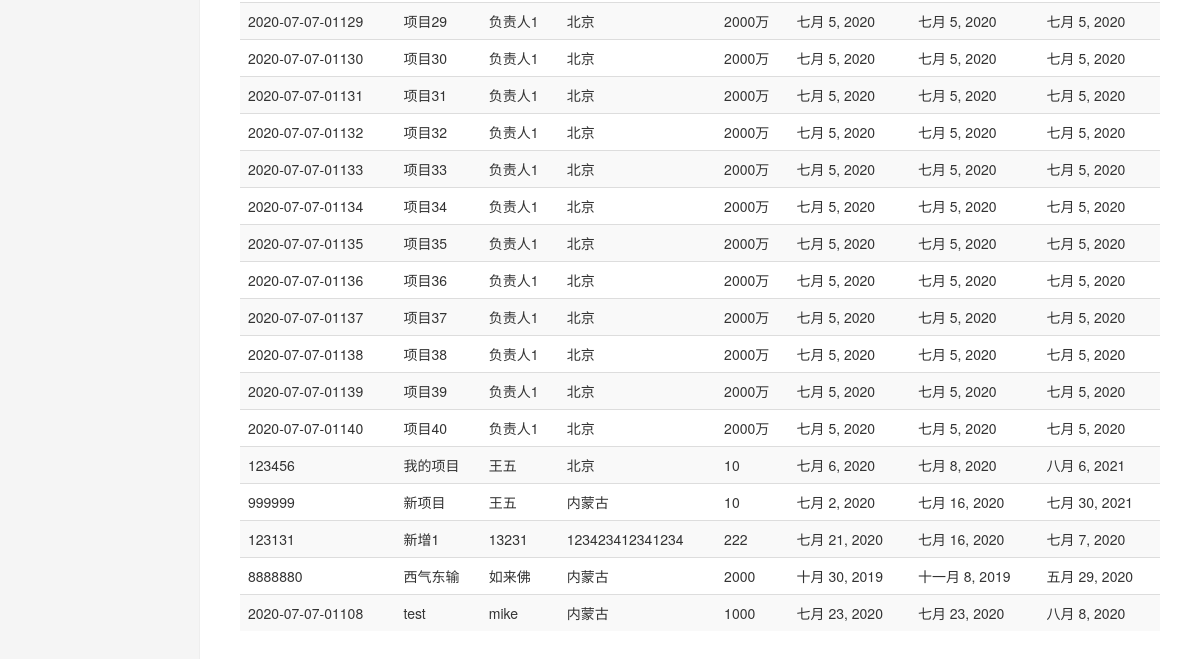
The page /program/list (signed in, lower part) on the database as committed earlier.
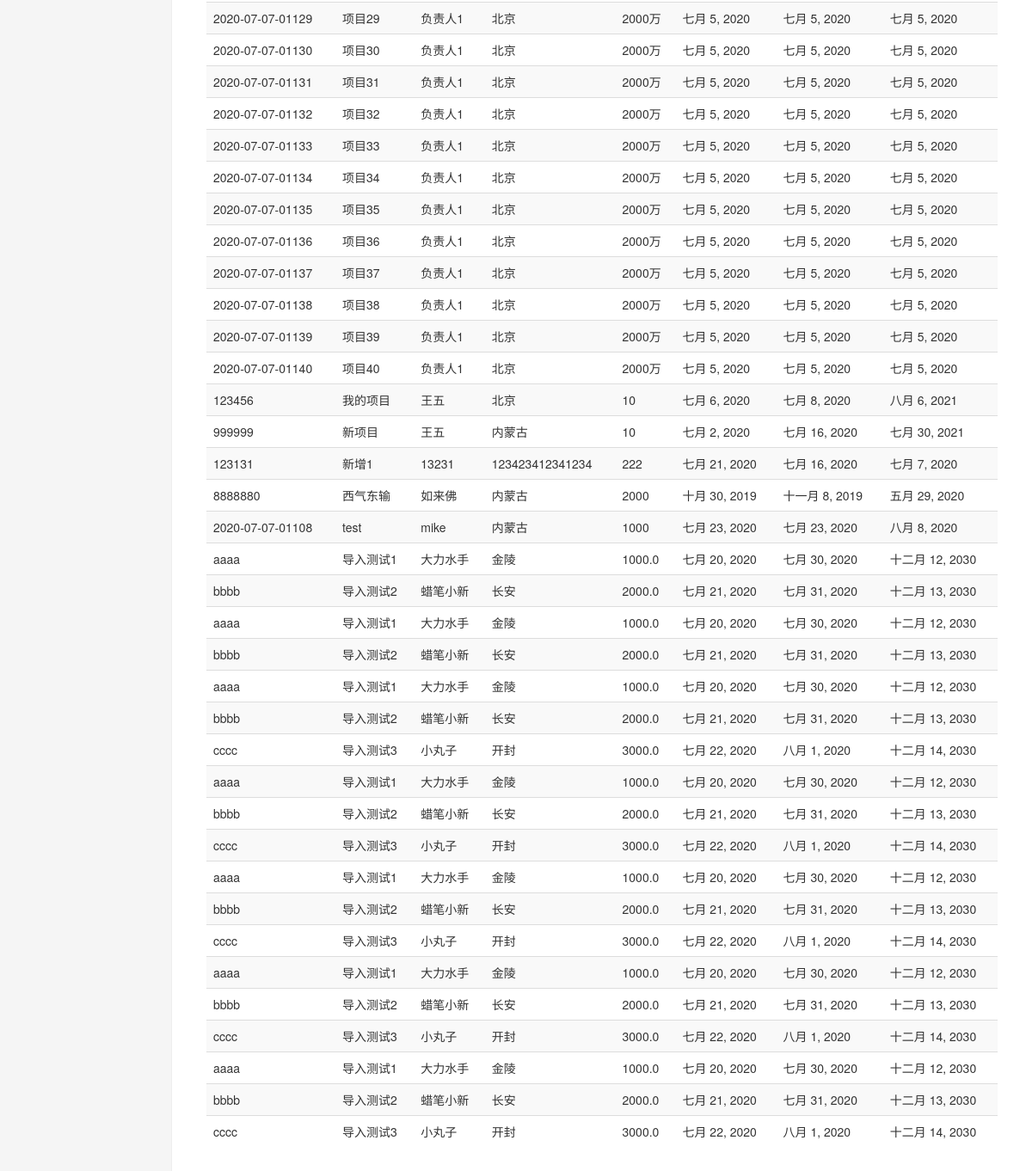
The same page on the database as committed later.
### program/models.py (models this page shows, shortened)
class Program(models.Model):
    id = models.AutoField(primary_key=True)
    visible = models.BooleanField(default=True)
    seq = models.CharField(max_length=100, null=False, verbose_name="项目编号")
    name = models.CharField(max_length=500, verbose_name="项目名称", null=False)
    desp = models.CharField(max_length=1000, verbose_name="项目描述", null=True)
    responser = models.CharField(max_length=100, verbose_name="项目负责人", null=False)
    location = models.CharField(max_length=100, verbose_name="所属地", null=True)
    money = models.CharField(max_length=100, null=True,verbose_name="招标金额")
    program_date = models.DateField(verbose_name="创建时间")
    start_date = models.DateField(verbose_name="评标开始时间")
    end_date = models.DateField(verbose_name="评标截止时间")
    class Meta:
        verbose_name = '项目'
        verbose_name_plural = verbose_name

### program/views.py (the view, shortened to what this page needs)
# urls.py: path('list', views.program_list, name='index'),
def program_list(request):
    if request.user.username == "admin":
        program_list = Program.objects.filter(visible=True)
        return render(request, 'program_list_template.html', {"program_list": program_list})

### template/program_list_template.html (shortened to what this page needs)
<!DOCTYPE html>
{% load static %}
<html lang="zh-CN"><head>
	<link rel="stylesheet" href = "{%static 'css/bootstrap.min.css'%}">
    <link rel="stylesheet" href="{%static 'css/bootstrap-theme.min.css'%}">
  </head>
  <body>
    <div class="container-fluid">
      <div class="row">
        <div class="col-sm-3 col-md-2 sidebar">
        </div>
        <div class="col-sm-9 col-sm-offset-3 col-md-10 col-md-offset-2 main">
		  <br />
		  <br />
		  <br />
          <div class="table-responsive">
            <table class="table table-striped">
              <tbody>
                {% for item in program_list %}
                <tr   onclick="location.href='/program/detail/{{item.id}}';">
                  <td>{{item.seq}}</td>
                  <td>{{item.name}}</td>
                  <td>{{item.responser}}</td>
                  <td>{{item.location}}</td>
                  <td>{{item.money}}</td>
                  <td>{{item.program_date}}</td>
                  <td>{{item.start_date}}</td>
                  <td>{{item.end_date}}</td>
                </tr>
                {% endfor %}
              </tbody>
            </table>
          </div>
        </div>
      </div>
    </div>
</body>
</html>

Rows that differ between the two databases and show on the page:
added Program: seq "aaaa", name "导入测试1", responser "大力水手", location "金陵", money "1000.0", program_date "七月 20, 2020", start_date "七月 30, 2020", end_date "十二月 12, 2030"
added Program: seq "bbbb", name "导入测试2", responser "蜡笔小新", location "长安", money "2000.0", program_date "七月 21, 2020", start_date "七月 31, 2020", end_date "十二月 13, 2030"
added Program: seq "aaaa", name "导入测试1", responser "大力水手", location "金陵", money "1000.0", program_date "七月 20, 2020", start_date "七月 30, 2020", end_date "十二月 12, 2030"
added Program: seq "bbbb", name "导入测试2", responser "蜡笔小新", location "长安", money "2000.0", program_date "七月 21, 2020", start_date "七月 31, 2020", end_date "十二月 13, 2030"
added Program: seq "aaaa", name "导入测试1", responser "大力水手", location "金陵", money "1000.0", program_date "七月 20, 2020", start_date "七月 30, 2020", end_date "十二月 12, 2030"
added Program: seq "bbbb", name "导入测试2", responser "蜡笔小新", location "长安", money "2000.0", program_date "七月 21, 2020", start_date "七月 31, 2020", end_date "十二月 13, 2030"
added Program: seq "cccc", name "导入测试3", responser "小丸子", location "开封", money "3000.0", program_date "七月 22, 2020", start_date "八月 1, 2020", end_date "十二月 14, 2030"
added Program: seq "aaaa", name "导入测试1", responser "大力水手", location "金陵", money "1000.0", program_date "七月 20, 2020", start_date "七月 30, 2020", end_date "十二月 12, 2030"
added Program: seq "bbbb", name "导入测试2", responser "蜡笔小新", location "长安", money "2000.0", program_date "七月 21, 2020", start_date "七月 31, 2020", end_date "十二月 13, 2030"
added Program: seq "cccc", name "导入测试3", responser "小丸子", location "开封", money "3000.0", program_date "七月 22, 2020", start_date "八月 1, 2020", end_date "十二月 14, 2030"
added Program: seq "aaaa", name "导入测试1", responser "大力水手", location "金陵", money "1000.0", program_date "七月 20, 2020", start_date "七月 30, 2020", end_date "十二月 12, 2030"
added Program: seq "bbbb", name "导入测试2", responser "蜡笔小新", location "长安", money "2000.0", program_date "七月 21, 2020", start_date "七月 31, 2020", end_date "十二月 13, 2030"
added Program: seq "cccc", name "导入测试3", responser "小丸子", location "开封", money "3000.0", program_date "七月 22, 2020", start_date "八月 1, 2020", end_date "十二月 14, 2030"
added Program: seq "aaaa", name "导入测试1", responser "大力水手", location "金陵", money "1000.0", program_date "七月 20, 2020", start_date "七月 30, 2020", end_date "十二月 12, 2030"
added Program: seq "bbbb", name "导入测试2", responser "蜡笔小新", location "长安", money "2000.0", program_date "七月 21, 2020", start_date "七月 31, 2020", end_date "十二月 13, 2030"
added Program: seq "cccc", name "导入测试3", responser "小丸子", location "开封", money "3000.0", program_date "七月 22, 2020", start_date "八月 1, 2020", end_date "十二月 14, 2030"
added Program: seq "aaaa", name "导入测试1", responser "大力水手", location "金陵", money "1000.0", program_date "七月 20, 2020", start_date "七月 30, 2020", end_date "十二月 12, 2030"
added Program: seq "bbbb", name "导入测试2", responser "蜡笔小新", location "长安", money "2000.0", program_date "七月 21, 2020", start_date "七月 31, 2020", end_date "十二月 13, 2030"
added Program: seq "cccc", name "导入测试3", responser "小丸子", location "开封", money "3000.0", program_date "七月 22, 2020", start_date "八月 1, 2020", end_date "十二月 14, 2030"
